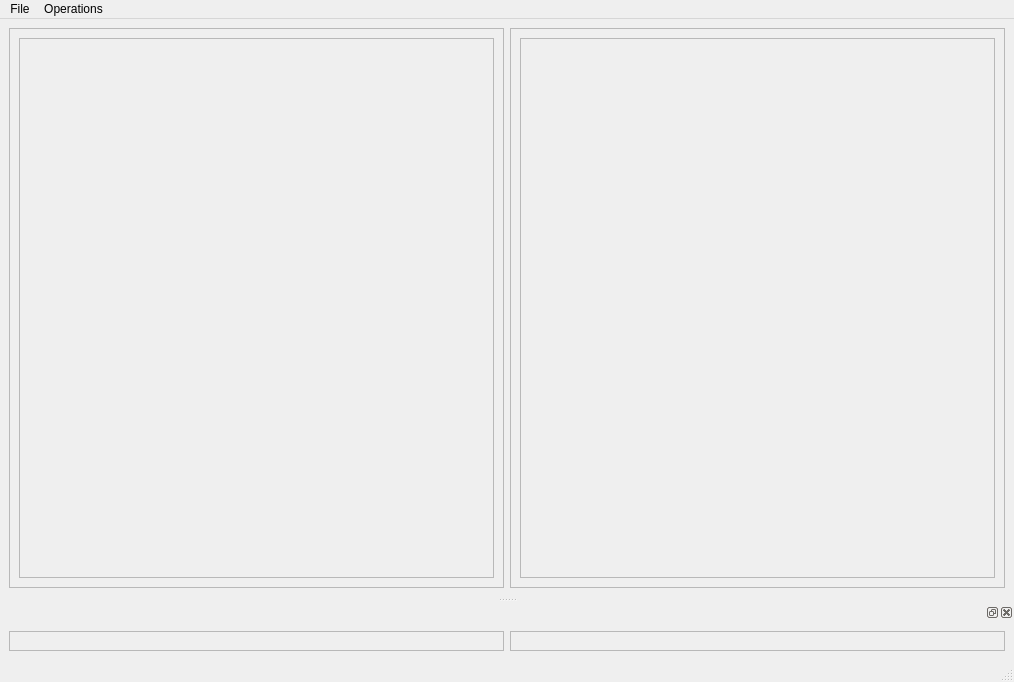
<?xml version="1.0" encoding="UTF-8"?>
<ui version="4.0">
 <class>MainWindow</class>
 <widget class="QMainWindow" name="MainWindow">
  <property name="geometry">
   <rect>
    <x>0</x>
    <y>0</y>
    <width>1014</width>
    <height>682</height>
   </rect>
  </property>
  <property name="windowTitle">
   <string>MainWindow</string>
  </property>
  <widget class="QWidget" name="centralwidget">
   <property name="layoutDirection">
    <enum>Qt::LeftToRight</enum>
   </property>
   <layout class="QGridLayout" name="gridLayout_4">
    <item row="0" column="1">
     <widget class="QFrame" name="frame_2">
      <property name="frameShape">
       <enum>QFrame::StyledPanel</enum>
      </property>
      <property name="frameShadow">
       <enum>QFrame::Raised</enum>
      </property>
      <layout class="QGridLayout" name="gridLayout_3">
       <item row="0" column="0">
        <widget class="QScrollArea" name="scrollArea_2">
         <property name="widgetResizable">
          <bool>true</bool>
         </property>
         <widget class="QWidget" name="scrollAreaWidgetContents_2">
          <property name="geometry">
           <rect>
            <x>0</x>
            <y>0</y>
            <width>459</width>
            <height>374</height>
           </rect>
          </property>
          <layout class="QGridLayout" name="gridLayout_6">
           <item row="0" column="0">
            <widget class="QWidget" name="modifided_image" native="true">
             <zorder>scrollArea</zorder>
             <zorder>scrollArea</zorder>
             <zorder>scrollArea</zorder>
            </widget>
           </item>
          </layout>
         </widget>
        </widget>
       </item>
      </layout>
     </widget>
    </item>
    <item row="0" column="0">
     <widget class="QFrame" name="frame">
      <property name="frameShape">
       <enum>QFrame::StyledPanel</enum>
      </property>
      <property name="frameShadow">
       <enum>QFrame::Raised</enum>
      </property>
      <layout class="QGridLayout" name="gridLayout_2">
       <item row="0" column="0">
        <widget class="QScrollArea" name="scrollArea">
         <property name="widgetResizable">
          <bool>true</bool>
         </property>
         <widget class="QWidget" name="scrollAreaWidgetContents">
          <property name="geometry">
           <rect>
            <x>0</x>
            <y>0</y>
            <width>459</width>
            <height>374</height>
           </rect>
          </property>
          <layout class="QGridLayout" name="gridLayout_5">
           <item row="0" column="0">
            <widget class="QWidget" name="original_image" native="true"/>
           </item>
          </layout>
         </widget>
        </widget>
       </item>
      </layout>
     </widget>
    </item>
   </layout>
  </widget>
  <widget class="QMenuBar" name="menubar">
   <property name="geometry">
    <rect>
     <x>0</x>
     <y>0</y>
     <width>1014</width>
     <height>22</height>
    </rect>
   </property>
   <widget class="QMenu" name="menuFile">
    <property name="title">
     <string>File</string>
    </property>
    <addaction name="action_Open"/>
    <addaction name="actionExit"/>
   </widget>
   <widget class="QMenu" name="menuOperations">
    <property name="title">
     <string>Operations</string>
    </property>
    <widget class="QMenu" name="menuHistogram_Modification">
     <property name="title">
      <string>Histogram Modification</string>
     </property>
     <widget class="QMenu" name="menuSlide_Histogram">
      <property name="title">
       <string>Slide Histogram</string>
      </property>
      <addaction name="actionLeft"/>
      <addaction name="actionRight"/>
     </widget>
     <addaction name="actionStretch_Histogram"/>
     <addaction name="actionShrink_Histogram"/>
     <addaction name="menuSlide_Histogram"/>
     <addaction name="actionHistogram_Equalization"/>
    </widget>
    <widget class="QMenu" name="menuMapping_Equations">
     <property name="title">
      <string>Mapping Equations</string>
     </property>
     <addaction name="actionNegative"/>
    </widget>
    <widget class="QMenu" name="menuLocal_Mask_Operations">
     <property name="title">
      <string>Local (Mask) Operations</string>
     </property>
     <addaction name="actionMean_Local_Filtering"/>
     <addaction name="actionMedian_Local_Filtering"/>
    </widget>
    <widget class="QMenu" name="menuSegmentation">
     <property name="title">
      <string>Segmentation</string>
     </property>
     <addaction name="actionSobel_Edge_Detector"/>
    </widget>
    <addaction name="menuHistogram_Modification"/>
    <addaction name="menuMapping_Equations"/>
    <addaction name="menuLocal_Mask_Operations"/>
    <addaction name="menuSegmentation"/>
   </widget>
   <addaction name="menuFile"/>
   <addaction name="menuOperations"/>
  </widget>
  <widget class="QStatusBar" name="statusbar"/>
  <widget class="QDockWidget" name="dockWidget">
   <attribute name="dockWidgetArea">
    <number>8</number>
   </attribute>
   <widget class="QWidget" name="dockWidgetContents">
    <layout class="QHBoxLayout" name="horizontalLayout">
     <item>
      <widget class="QFrame" name="frame_4">
       <property name="frameShape">
        <enum>QFrame::StyledPanel</enum>
       </property>
       <property name="frameShadow">
        <enum>QFrame::Raised</enum>
       </property>
       <layout class="QGridLayout" name="gridLayout_8">
        <item row="0" column="0">
         <widget class="QWidget" name="original_histogram" native="true"/>
        </item>
       </layout>
      </widget>
     </item>
     <item>
      <widget class="QFrame" name="frame_3">
       <property name="frameShape">
        <enum>QFrame::StyledPanel</enum>
       </property>
       <property name="frameShadow">
        <enum>QFrame::Raised</enum>
       </property>
       <layout class="QGridLayout" name="gridLayout_7">
        <item row="0" column="0">
         <widget class="QWidget" name="modifided_histogram" native="true"/>
        </item>
       </layout>
      </widget>
     </item>
    </layout>
    <zorder>frame_3</zorder>
    <zorder>frame_3</zorder>
    <zorder>frame_4</zorder>
   </widget>
  </widget>
  <action name="action_Open">
   <property name="text">
    <string>&amp;Open</string>
   </property>
  </action>
  <action name="actionExit">
   <property name="text">
    <string>Exit</string>
   </property>
  </action>
  <action name="actionStretch_Histogram">
   <property name="text">
    <string>Stretch Histogram</string>
   </property>
  </action>
  <action name="actionShrink_Histogram">
   <property name="text">
    <string>Shrink Histogram</string>
   </property>
  </action>
  <action name="actionLeft">
   <property name="text">
    <string>Left</string>
   </property>
  </action>
  <action name="actionRight">
   <property name="text">
    <string>Right</string>
   </property>
  </action>
  <action name="actionHistogram_Equalization">
   <property name="text">
    <string>Histogram Equalization</string>
   </property>
  </action>
  <action name="actionNegative">
   <property name="text">
    <string>Negative</string>
   </property>
  </action>
  <action name="actionMean_Local_Filtering">
   <property name="text">
    <string>Mean Local Filtering</string>
   </property>
  </action>
  <action name="actionMedian_Local_Filtering">
   <property name="text">
    <string>Median Local Filtering</string>
   </property>
  </action>
  <action name="actionSobel_Edge_Detector">
   <property name="text">
    <string>Sobel Edge Detector</string>
   </property>
  </action>
 </widget>
 <resources/>
 <connections/>
</ui>
